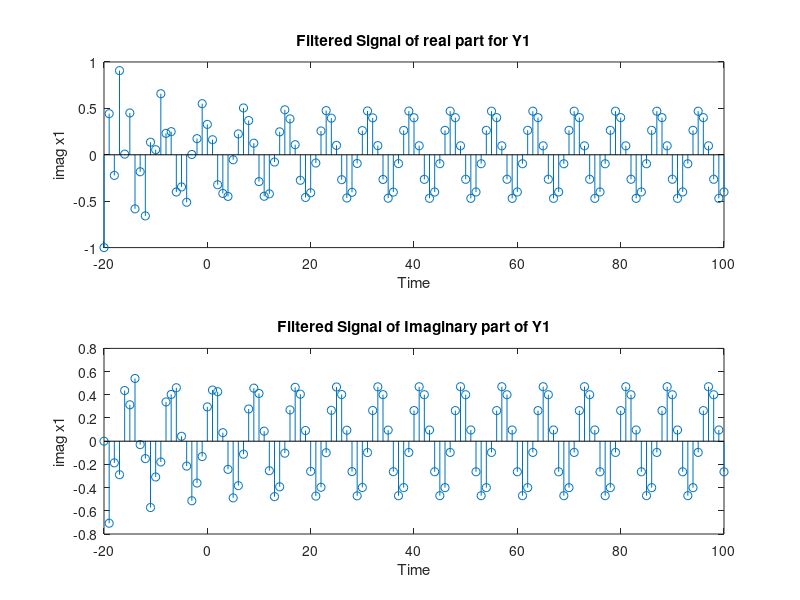
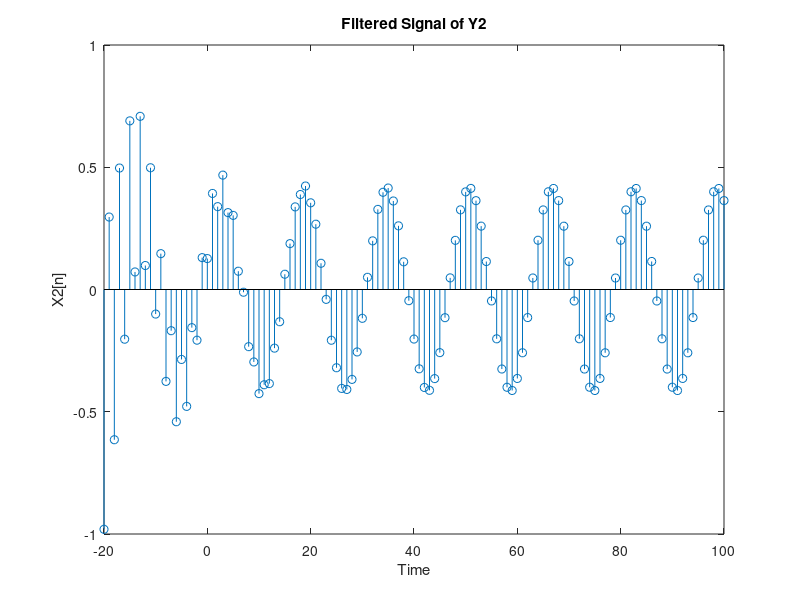
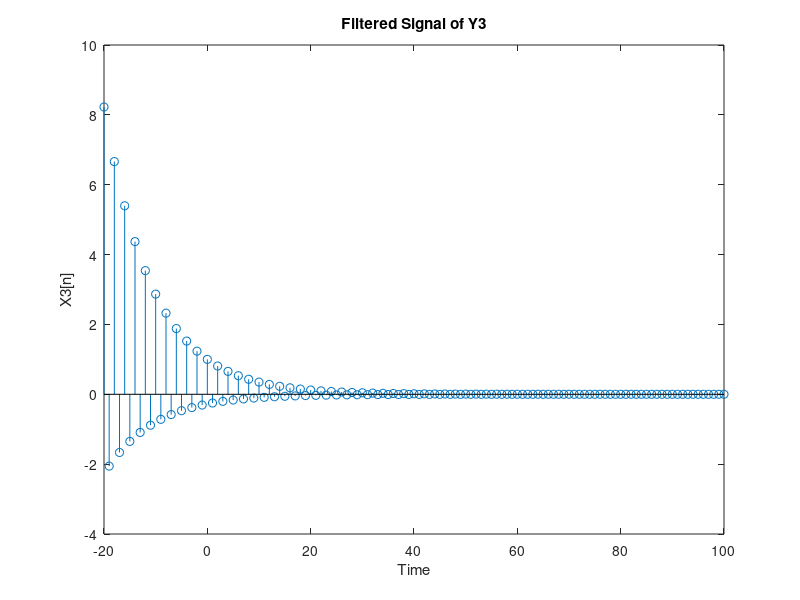
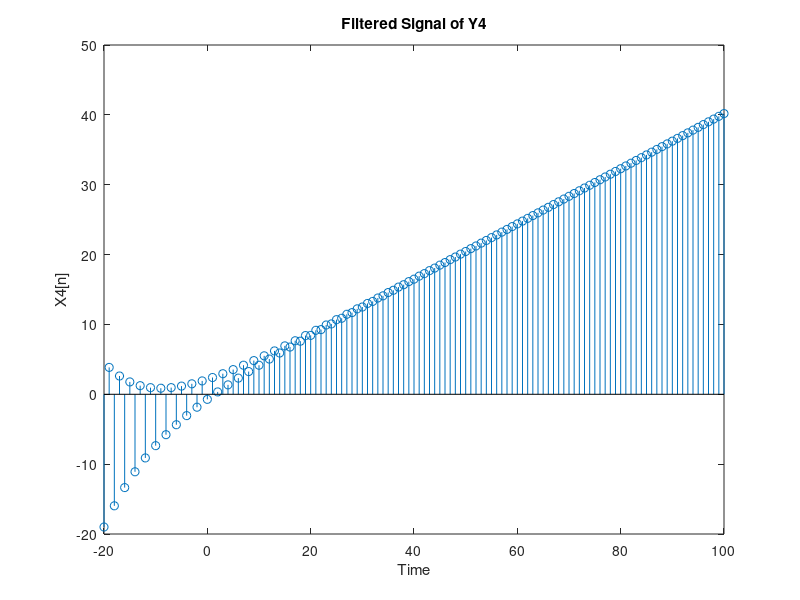

Write MATLAB code to recreate these figures, in order.
%Daniel Noyes
%Group 11
%Problem 3.4 (b)

disp('Problem 3.4(b)')

n = -20:100;
x1 = exp(j*(pi/4)*n);
x2 = sin(n*(pi/8) + pi/16);
x3 = (9/10).^n;
x4 = n+1;

a = [1 -0.25];
b = [1 0.9];

%calculate the y function from the constant-coefficient edifference equation
y1 = filter(a,b,x1);
y2 = filter(a,b,x2);
y3 = filter(a,b,x3);
y4 = filter(a,b,x4);



figure(1)
subplot(211)
stem(n,real(y1));
title('Filtered Signal of real part for Y1')
xlabel('Time')
ylabel('imag x1')

subplot(212)
stem(n,imag(y1));
title('Filtered Signal of Imaginary part of Y1')
xlabel('Time')
ylabel('imag x1')

figure(2)
stem(n,y2);
title('Filtered Signal of Y2')
xlabel('Time')
ylabel('X2[n]')

figure(3)
stem(n,y3);
title('Filtered Signal of Y3')
xlabel('Time')
ylabel('X3[n]')

figure(4)
stem(n,y4);
title('Filtered Signal of Y4')
xlabel('Time')
ylabel('X4[n]')
